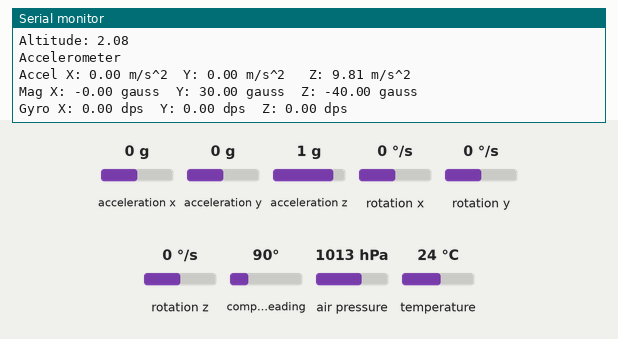
Bench run of a sketch on a simulated Arduino Uno, built with avr-gcc and run on an emulated ATmega328P. Shown: the last lines printed to the serial monitor. The test bench sets the inputs (shaded band); at power-on: acceleration x 0 g, acceleration y 0 g, acceleration z 1 g, rotation x 0 °/s, rotation y 0 °/s, rotation z 0 °/s, compass heading 90°, air pressure 1013 hPa, temperature 24 °C. Storage starts empty.

Above: at 1.8 s.
1.9 s: acceleration x set to -1.4 g
At 2.9 s:
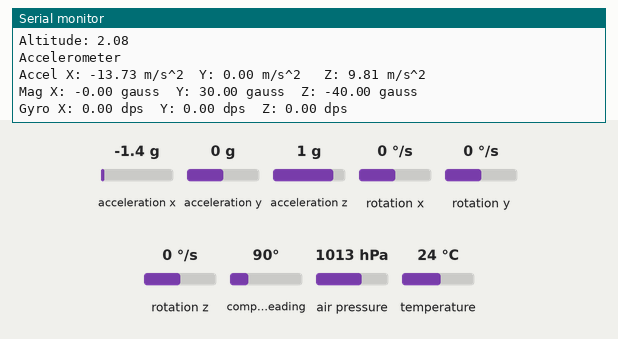
3.4 s: acceleration y set to -1.4 g
At 4.7 s:
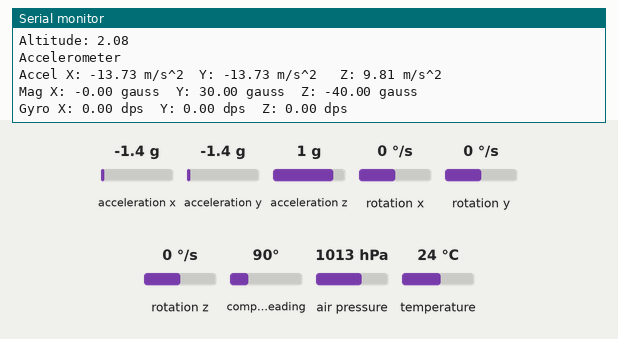
4.9 s: acceleration z set to -1.4 g
At 6.1 s:
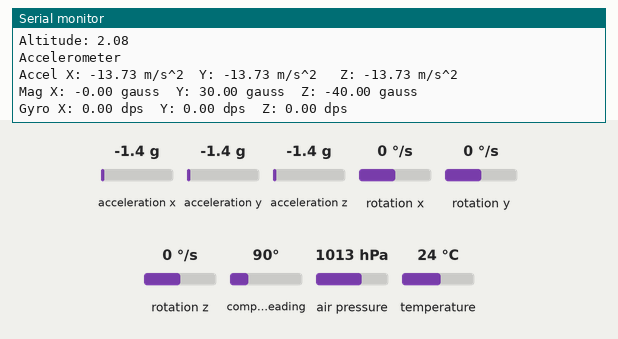
6.4 s: rotation x set to -192 °/s
At 7.8 s:
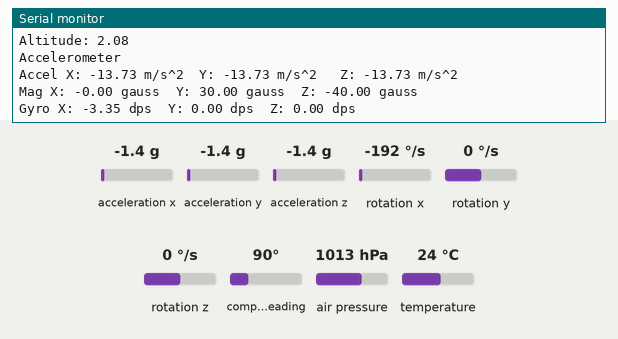
7.9 s: rotation y set to -192 °/s
At 9.2 s:
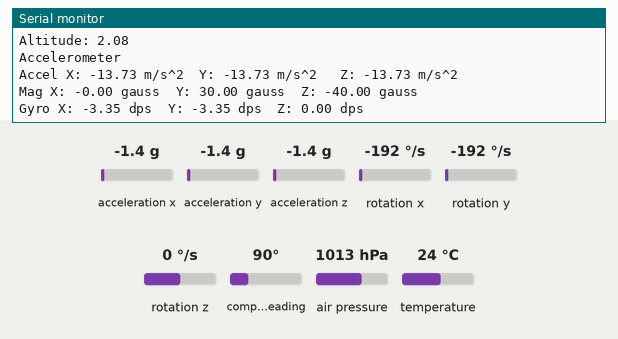

The sketch:

RocketBirdsTestBed.ino
```cpp
#include <Wire.h>
#include <SPI.h>
#include <SD.h>
#include <Adafruit_BMP280.h>
#include <Adafruit_LSM9DS1.h>
#include <Adafruit_Sensor.h>

// Creating bmp 280 instance
#define BMP_SCK 9
#define BMP_MISO 8
#define BMP_MOSI 7
#define BMP_CS 6
Adafruit_BMP280 bmp(BMP_CS, BMP_MOSI, BMP_MISO,  BMP_SCK);

// Creating lsm instance
//1 using i2c
Adafruit_LSM9DS1 lsm = Adafruit_LSM9DS1();

const int chipSelect = 10;

bool bmpInitialized = false;
bool lsmInitialized = false;
bool sdInitialized = false;

void setupLsmSensor()
{
  // 1.) Set the accelerometer range
  lsm.setupAccel(lsm.LSM9DS1_ACCELRANGE_2G);
  //lsm.setupAccel(lsm.LSM9DS1_ACCELRANGE_4G);
  //lsm.setupAccel(lsm.LSM9DS1_ACCELRANGE_8G);
  //lsm.setupAccel(lsm.LSM9DS1_ACCELRANGE_16G);

  // 2.) Set the magnetometer sensitivity
  lsm.setupMag(lsm.LSM9DS1_MAGGAIN_4GAUSS);
  //lsm.setupMag(lsm.LSM9DS1_MAGGAIN_8GAUSS);
  //lsm.setupMag(lsm.LSM9DS1_MAGGAIN_12GAUSS);
  //lsm.setupMag(lsm.LSM9DS1_MAGGAIN_16GAUSS);

  // 3.) Setup the gyroscope
  lsm.setupGyro(lsm.LSM9DS1_GYROSCALE_245DPS);
}

void setupBmpSensor(){
  /* Default settings from datasheet. */
  bmp.setSampling(Adafruit_BMP280::MODE_NORMAL,     /* Operating Mode. */
                  Adafruit_BMP280::SAMPLING_X2,     /* Temp. oversampling */
                  Adafruit_BMP280::SAMPLING_X16,    /* Pressure oversampling */
                  Adafruit_BMP280::FILTER_X16,      /* Filtering. */
                  Adafruit_BMP280::STANDBY_MS_500); /* Standby time. */
}

void setup() {
  //Setting the Serial Baud Rate
  Serial.begin(115200);

  bmpInitialized = bmp.begin();
  lsmInitialized = lsm.begin();

  sdInitialized = SD.begin(chipSelect);

  setupBmpSensor();

  setupLsmSensor();
}

void readBmpData(){
  Serial.println("BMP 280 Data:");
  Serial.print("Temperature: ");
  Serial.println(bmp.readTemperature());
  Serial.print("Pressure: ");
  Serial.println(bmp.readPressure());
  Serial.print("Altitude: ");
  Serial.println(bmp.readAltitude(1013.25));

  File dataFile = SD.open("datalog.txt", FILE_WRITE);
  dataFile.println("BMP 280 Data:");
  dataFile.print("Temperature: ");
  dataFile.println(bmp.readTemperature());
  dataFile.print("Pressure: ");
  dataFile.println(bmp.readPressure());
  dataFile.print("Altitude: ");
  dataFile.println(bmp.readAltitude(1013.25));

  dataFile.close();
}

void printLsmData(sensors_event_t a, sensors_event_t m, sensors_event_t g, sensors_event_t temp){
  Serial.print("Accel X: "); Serial.print(a.acceleration.x); Serial.print(" m/s^2");
  Serial.print("\tY: "); Serial.print(a.acceleration.y);     Serial.print(" m/s^2 ");
  Serial.print("\tZ: "); Serial.print(a.acceleration.z);     Serial.println(" m/s^2 ");

  Serial.print("Mag X: "); Serial.print(m.magnetic.x);   Serial.print(" gauss");
  Serial.print("\tY: "); Serial.print(m.magnetic.y);     Serial.print(" gauss");
  Serial.print("\tZ: "); Serial.print(m.magnetic.z);     Serial.println(" gauss");

  Serial.print("Gyro X: "); Serial.print(g.gyro.x);   Serial.print(" dps");
  Serial.print("\tY: "); Serial.print(g.gyro.y);      Serial.print(" dps");
  Serial.print("\tZ: "); Serial.print(g.gyro.z);      Serial.println(" dps");

  File dataFile = SD.open("datalog.txt", FILE_WRITE);
  dataFile.print("Accel X: "); dataFile.print(a.acceleration.x); dataFile.print(" m/s^2");
  dataFile.print("\tY: "); dataFile.print(a.acceleration.y);     dataFile.print(" m/s^2 ");
  dataFile.print("\tZ: "); dataFile.print(a.acceleration.z);     dataFile.println(" m/s^2 ");

  dataFile.print("Mag X: "); dataFile.print(m.magnetic.x);   dataFile.print(" gauss");
  dataFile.print("\tY: "); dataFile.print(m.magnetic.y);     dataFile.print(" gauss");
  dataFile.print("\tZ: "); dataFile.print(m.magnetic.z);     dataFile.println(" gauss");

  dataFile.print("Gyro X: "); dataFile.print(g.gyro.x);   dataFile.print(" dps");
  dataFile.print("\tY: "); dataFile.print(g.gyro.y);      dataFile.print(" dps");
  dataFile.print("\tZ: "); dataFile.print(g.gyro.z);      dataFile.println(" dps");

  dataFile.close();
}

void readLsmData(){
  lsm.read();  /* ask it to read in the data */

  /* Get a new sensor event */
  sensors_event_t a, m, g, temp;

  Serial.println("Accelerometer");

  lsm.getEvent(&a, &m, &g, &temp);
  printLsmData(a, m, g, temp);

  Serial.println();
}

void loop() {
  delay(1000);
  readBmpData();
  readLsmData();
}
```

Measured:
- after the input at 1.9 s, the serial monitor: prints a new line after 0.20 s (image 1)
- after the input at 3.4 s, the serial monitor: prints a new line after 0.80 s (image 2)
- after the input at 4.9 s, the serial monitor: prints a new line after 0.35 s (image 3)
- after the input at 6.4 s, the serial monitor: prints a new line after 0.96 s (image 4)
- after the input at 7.9 s, the serial monitor: prints a new line after 0.51 s (image 5)
